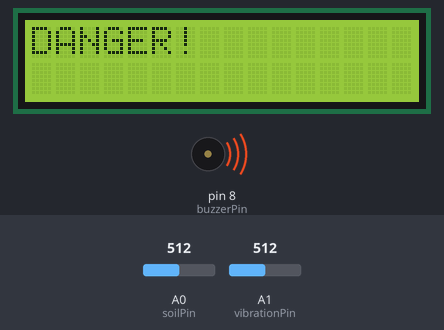
The sketch below on a simulated Arduino Uno, built with avr-gcc and run on an emulated ATmega328P. Parts: 16×2 character LCD, buzzer (waves = sounding, pin HIGH). Inputs (shaded band) come from the test bench; at power-on: A0 (soilPin) = 512, A1 (vibrationPin) = 512. What the sketch prints to the serial monitor is not drawn.

Above: at 3.2 s.
3.3 s: A0 (soilPin) set to 490
At 9.0 s:
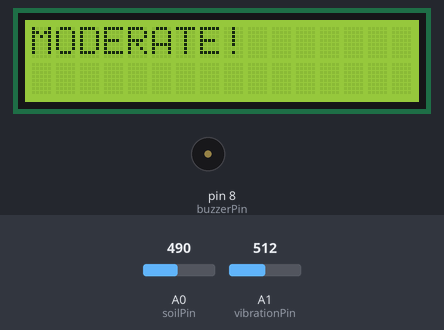
9.6 s: A0 (soilPin) set to 510
At 10.7 s:
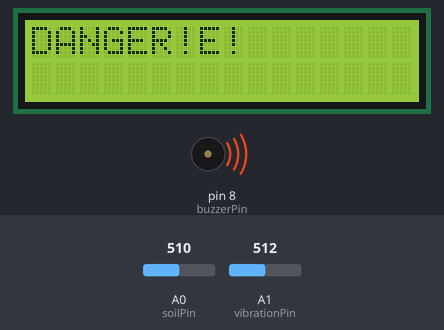
20.6 s: A1 (vibrationPin) set to 314
31.6 s: A1 (vibrationPin) set to 289
At 32.0 s:
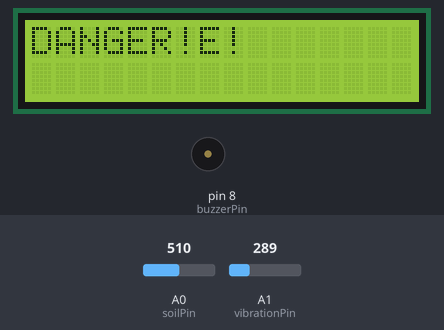
37.7 s: A1 (vibrationPin) set to 213
43.8 s: A1 (vibrationPin) set to 188
At 45.2 s:
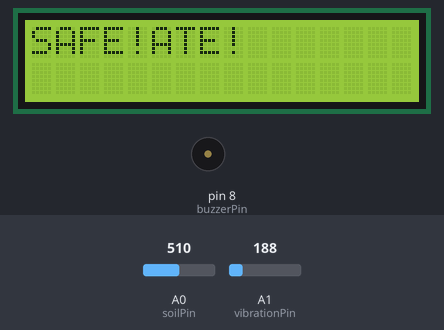
Timing chart, 0 to 46.8 s (numbered marks = the images above; inputs shaded):
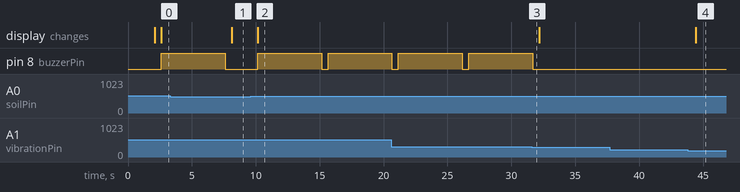

The sketch:

code.ino
```cpp
/*
  Landslide Early Warning Alert System - hardware prototype
  components:- soil moisture sensor, vibration sensor, buzzer, LCD display (16*2)
*/

#include <Wire.h>
#include <LiquidCrystal_I2C.h>
LiquidCrystal_I2C lcd(0x27, 16, 2);

// Pin definitions
#define soilPin  A0      // Soil moisture analog output
#define vibrationPin A1   // Vibration sensor analog output
#define buzzerPin 8     // Buzzer control pin


int soil;    // read the value of soil moisture sensor
int vibrate; // vibration sensor value read

void setup() {
  Serial.begin(9600);
  pinMode(vibrationPin, INPUT);
  pinMode(buzzerPin, OUTPUT);
  digitalWrite(buzzerPin, LOW);
  lcd.init();
  lcd.backlight();
  lcd.setCursor(0, 0);
  lcd.print("Landslide Alert");
  lcd.setCursor(0, 1);
  lcd.print("System Ready");
  delay(2000);
  lcd.clear();
}

void loop() {
  soil = analogRead(A0);
  vibrate = analogRead(A1);
  Serial.print("Soil: ");
  Serial.print(soil);
  Serial.print(" | Vibration Count: ");
  Serial.println(vibrate);
  delay(500);
  lcd.setCursor(0,0);

  if (soil>=500 && vibrate>=300) //asumed values of risky situation
   {
    lcd.print("DANGER!");
    triggerAlert();
  }

  else if (soil<500 &&  soil >=300 || vibrate<300 && vibrate>=200) //slightly less dangerous situation
{
    lcd.print("MODERATE!");
    digitalWrite(buzzerPin, LOW);
  }

  else {
    lcd.print("SAFE!");
    digitalWrite(buzzerPin, LOW);
  }

}

void triggerAlert() {
  // Pulsed buzzer pattern for landslide risk
  digitalWrite(buzzerPin, HIGH);
  delay(5000);
  digitalWrite(buzzerPin, LOW);
}
```

Measured:
- the behaviour switches between 500 and 499 on A0 (soilPin) (found by bisection; images 0 and 1)
- the behaviour switches between 300 and 299 on A1 (vibrationPin) (found by bisection; images 2 and 3)
- the behaviour switches between 200 and 199 on A1 (vibrationPin) (found by bisection; images 3 and 4)
- after the input at 3.3 s, pin 8 (buzzerPin): goes on until 7.6 s, then stays LOW; the display: changes after 4.8 s (image 1)
- after the input at 9.6 s, pin 8 (buzzerPin): LOW → HIGH after 0.55 s, → LOW 5.0 s later, → HIGH 0.51 s later; the display: changes after 0.55 s (image 2)
- after the input at 31.6 s, pin 8 (buzzerPin): goes on until 31.7 s, then stays LOW
- after the input at 37.7 s, every drawn part: stays the same
- after the input at 43.8 s, the display: changes after 0.62 s (image 4)
